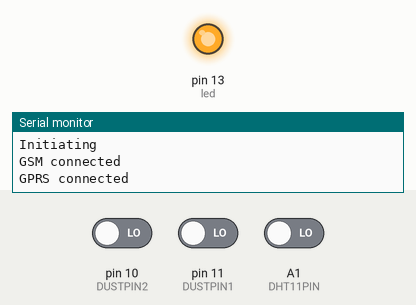
Simulated run of this sketch. Board: Arduino Uno, built for the host (arithmetic inside an expression is 32-bit, double 64-bit). Shown: output pins drawn as LEDs (lit = HIGH), the last lines printed to the serial monitor. The test bench sets the inputs (shaded band); at power-on: pin 10 (DUSTPIN2) LOW, pin 11 (DUSTPIN1) LOW, A1 (DHT11PIN) LOW. Web services answer with replies made up by the test bench.

Above: at 22.6 s.
At 34.36 s:
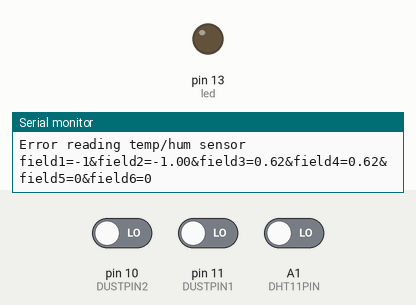
Timing chart, 0 to 42.7 s (numbered marks = the images above):
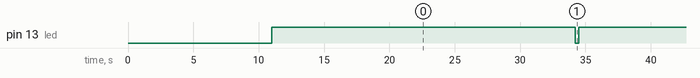

Measured:
- by itself, pin 13 (led): alternates HIGH for 24.1 s and LOW for 0.27 s

The sketch:

project.ino
```cpp
#include <GSM.h>
#include <SoftwareSerial.h>
#include "ServerConnection.h"

/* Temperature and humidity sensor pin configuration */
#define DHT11PIN A1

SoftwareSerial droneSerial(8, 9); // RX pin, TX pin

/* Dust sensor configuration */
#define DUSTPIN1 11 // Pin connected to the sensor's P1
#define DUSTPIN2 10 // Pin connected to the sensor's P2
#define DUSTSAMPLETIME 15000 // Total sample time (in ms)

//#define DRONE // Uncomment to send data to the drone's serial port
#define SEND_SERVER // Uncomment to send data to the thingspeak server

/* Data structs */
SensorData data;
ServerConnection connection;

// Turns the LED on or off
void blinkLED(boolean on)
{
  int led = 13;
  pinMode(led, OUTPUT);

  if (on) digitalWrite(led, HIGH);
  else digitalWrite(led, LOW);
}

void setup()
{
  Serial.begin(9600);
  Serial.println("Initiating");

#ifdef DRONE
  droneSerial.begin(9600);
#endif

#ifdef SEND_SERVER
  if (connection.init())
    blinkLED(true);
#endif

  data.config(DHT11PIN, DUSTPIN1, DUSTPIN2, DUSTSAMPLETIME);
}

void loop()
{
  data.read();

  if (data.isDataReady())
  {
    blinkLED(false);

#ifdef DRONE
    data.getGPSLocation(droneSerial);
#endif

#ifdef SEND_SERVER
    if (connection.sendData(data))
      blinkLED(true);
    else {
      blinkLED(true);
      delay(500);
      blinkLED(false);
      delay(250);
      blinkLED(true);
      delay(500);
    }
#endif
  }
}
```

SensorData.h
```cpp
#ifndef SENSORDATA_H
#define SENSORDATA_H

#include <Arduino.h>
#include <SoftwareSerial.h>

#include "dust.h"
#include "dht11.h"

#define SENSOR_ERROR -1
#define SENSOR_OK 0

#define TH_SENSOR_ON // Uncomment to activate Temp/Hum sensor
#define DUST_SENSOR_ON // Uncomment to activate Dust sensor

#define GPS_STR_SIZE 20

// Class designed for sensor data storage
class SensorData
{

private:
  boolean dhtReady;
  boolean dustReady;
  boolean sensingStarted;

public:
  DHT11 dht; // Temp/Hum data storage
  DustSensor dust; // Dust data storage
  char* latitude; // GPS latitude of the reading
  char* longitude; // GPS longitude of the reading

public:

  SensorData()
  {
    sensingStarted = false;
    latitude = new char[GPS_STR_SIZE];
    latitude[0] = '0';
    latitude[1] = 0;

    longitude = new char[GPS_STR_SIZE];
    longitude[0] = '0';
    longitude[1] = 0;
  }

  void config(int dhtPin, int dustPin1, int dustPin2, int dustSampleTime)
  {
    dht.config(dhtPin);
    dust.config(dustPin1, dustPin2, dustSampleTime);
  }

  // Takes a sensor reading
  void read()
  {
#ifdef DUST_SENSOR_ON
    if (dust.read() == ERROR)
      Serial.println("Error reading dust sensor");
#endif

#ifdef TH_SENSOR_ON

#ifdef DUST_SENSOR_ON
    if (dust.isDataReady())
#endif
      if (dht.read() == ERROR)
        Serial.println("Error reading temp/hum sensor");

#endif
  }

  // Returns the temperature value (in Celsius)
  int getTemperature()
  {
    return dht.temperature;
  }

  // Returns the humidity value (in %)
  int getHumidity()
  {
    return dht.humidity;
  }

  // Returns the particulate concentration (>= 1 um)
  float getDustConcentration1()
  {
    return dust.concentrationP1;
  }

  // Returns the particulate concentration (>= 2.5 um)
  float getDustConcentration2()
  {
    return dust.concentrationP2;
  }

  // Resets the data after a reading
  void resetData()
  {
#ifdef TH_SENSOR_ON
    dht.resetData();
#endif

#ifdef DUST_SENSOR_ON
    dust.resetData();
#endif
  }

  // Checks if the data is all successfully collected and ready to be sent
  boolean isDataReady()
  {
    boolean dataReady = true;

#ifdef TH_SENSOR_ON
    dataReady &= dht.isDataReady();
#endif

#ifdef DUST_SENSOR_ON
    dataReady &= dust.isDataReady();
#endif

    return dataReady;
  }

  // Asks the Drone for GPS location
  // droneSerial: SoftwareSerial object to use in the communication
  // Returns true if the connection was successfull, false otherwise
  boolean getGPSLocation(SoftwareSerial &droneSerial)
  {
    int nAttempt = 0;

    boolean received = false;

    while (nAttempt < 2)
    {
      Serial.println("Sending GPS request...");
      droneSerial.println("*GPS!");
      Serial.println("Sent GPS request...");

      int i = 0, state = 0; // 1 -> getting latitude, 2 -> getting longitude
      char c;

      // Ups, latitude has more precision than expected or data is corrupted?! Try again
      if (i >= GPS_STR_SIZE)
      {
        Serial.println("ALERT!");
        continue;
      }

      int serialTimeout = 0;

      while (!received && serialTimeout < 50)
      {
        while (droneSerial.available() > 0 && !received)
        {
          c = droneSerial.read();

          // If it's a digit, . or -, continue to fill the buffer with it
          if ((isdigit(c) || c == '-' || c == '.') && state == 1)
            latitude[i++] = c;

          else if ((isdigit(c) || c == '-' || c == '.') && state == 2)
            longitude[i++] = c;

          // Latitude was obtained, let's obtain the longitude
          else if (c == ',' && state == 1)
          {
            i = 0;
            state = 2;
          }

          // Longitude was obtained, let's end the communication
          else if (c == '!' && state == 2)
          {
            received = true;
            break;
          }

          // The string received was not valid, start again
          else
          {
            memset(latitude, 0, GPS_STR_SIZE);
            memset(longitude, 0, GPS_STR_SIZE);
            i = 0;
            state = 1;
          }
        }

        if (!received)
        {
          delay(100);
          serialTimeout++;
        }
      }

      if (received)
      {
        Serial.println(latitude);
        Serial.println(longitude);

        droneSerial.println("*GPS_ACK!");
        Serial.println("Sent ACK command!");

        return true;
      }

      else
        Serial.println("Error GPS location");

      nAttempt++;
    }

    latitude[0] = '0';
    latitude[1] = 0;
    longitude[0] = '0';
    longitude[1] = 0;

    Serial.println("Giving up..");

    return false;
  }
};

#endif
```

ServerConnection.h
```cpp
#ifndef SERVERCOM_H
#define SERVERCOM_H

#include "SensorData.h"
#include <GSM.h>

#define PINNUMBER "" // Pin number of your SIM Card

// The following directives are related to the GPRS connection
// Please fill with your mobile carrier's correct data
#define GPRS_APN "umts"
#define GPRS_LOGIN ""
#define GPRS_PASSWORD ""

#define THINGSPEAK_API_KEY "6AEGT8V0J3ZS77S8"

#define SERVER  "api.thingspeak.com"
#define POST_STR_LENGTH 100
#define FLOAT_STR_LENGTH 18
#define floatToString(f_value, precision, str) dtostrf(f_value, 0, precision, str)

class ServerConnection
{

private:
  GSMClient client;
  GPRS gprs;
  GSM gsmAccess;

public:

  // Initiates the server connection
  boolean init()
  {
    while (true)
    {
      delay(5000);
      if (gsmAccess.begin(PINNUMBER) == GSM_READY)
      {
        Serial.println("GSM connected");
        delay(3000);
        if (gprs.attachGPRS(GPRS_APN, GPRS_LOGIN, GPRS_PASSWORD) == GPRS_READY)
        {
          Serial.println("GPRS connected");
          break;
        }

        else
          Serial.println("GPRS not connected");
      }

      else
        Serial.println("GSM not connected");
    }

    return true;
  }

  // Erases the GPRS client's buffer
  void emptyClientBuffer()
  {
    while (client.available())
      char c = client.read();

    if (!client.connected())
      client.stop();
  }

  // Waits for a "200 OK" response from the HTTP Post
  boolean waitOkResponse()
  {
    char okStatus[] = "200 OK";
    int k=0, timeout_value=0;

    while(timeout_value < 100)
    {
      if (client.available())
      {
        while(client.available())
        {
          char char_response = client.read();
          //Serial.print(char_response);

          if(char_response == okStatus[k])
          {
            k++;

            if(k+1 == strlen(okStatus))
            {
              Serial.println("Received 200 OK");
              emptyClientBuffer();
              return true;
            }
          }

          else
            k=0;
        }
      }
      else
      {
        timeout_value++;
        delay(200);
      }
    }

    Serial.println("Didnt receive 200 OK");
    emptyClientBuffer();
    return false;
  }

  // Sends the data to the server, and resets its values after it
  boolean sendData(SensorData &data)
  {
    int attempt_n = 1;

    while (attempt_n < 3)
    {
      emptyClientBuffer();

      if (!client.connected())
      {
        data.resetData();

        char http_post_str[POST_STR_LENGTH]; // char buffer to save the string to the http post
        char buf_aux[FLOAT_STR_LENGTH], buf_aux2[FLOAT_STR_LENGTH + 10]; //auxiliar float -> string
        int str_size = 0;

        str_size = snprintf(http_post_str, POST_STR_LENGTH, "field1=%d", data.getHumidity());

        for(int i=2; i <= 6; i++)
        {
          double value;

          if (i == 2)
            value = data.getTemperature();
          else if (i == 3)
            value = data.getDustConcentration1();
          else if (i == 4)
            value = data.getDustConcentration2();

          if (i != 5 && i != 6)
          {
            floatToString(value, 2, buf_aux);
            snprintf(buf_aux2, FLOAT_STR_LENGTH + 10, "&field%d=%s", i, buf_aux);
          }

          else if (i == 5)
            snprintf(buf_aux2, FLOAT_STR_LENGTH + 10, "&field%d=%s", i, data.latitude);

          else
            snprintf(buf_aux2, FLOAT_STR_LENGTH + 10, "&field%d=%s", i, data.longitude);


          strcat(http_post_str, buf_aux2);
        }

        Serial.println(http_post_str);

        if (client.connect(SERVER, 80))
        {
          Serial.println("connecting...");

          // HTTP POST
          client.print("POST /update HTTP/1.1\n");
          client.print("Host: api.thingspeak.com\n");
          client.print("Connection: close\n");
          client.print("X-THINGSPEAKAPIKEY: ");
          client.print(THINGSPEAK_API_KEY);
          client.print("\n");
          client.print("Content-Type: application/x-www-form-urlencoded\n");
          client.print("Content-Length: ");
          client.print(strlen(http_post_str));
          client.print("\n\n");
          client.print(http_post_str);

          Serial.println("done...");

          return waitOkResponse();
        }
        else
        {
          attempt_n++;

          // if you couldn't make a connection:
          Serial.print("connection failed at attempt");
          Serial.println(attempt_n);
          client.stop();
        }
      }
    }

    return false;
  }
};

#endif
```

dht11.h
```cpp
// (licence header left out)
#ifndef dht11_h
#define dht11_h

#if ARDUINO >= 100
#include "Arduino.h"
#else
#include "WProgram.h"
#endif

#define DHT11_CHECKSUM_ERROR -1
#define DHT11_TIMEOUT_ERROR -2
#define DHT11LIB_VERSION "0.3.2"

#define OK 0
#define ERROR 1
#define WAITING 2

class DHT11
{
private:
  unsigned long sensorPin;
  boolean dataReady;
  int errorAttempt;

  int readSensor()
  {
    // BUFFER TO RECEIVE
    uint8_t bits[5];
    uint8_t cnt = 7;
    uint8_t idx = 0;

    // EMPTY BUFFER
    for (int i=0; i< 5; i++) bits[i] = 0;

    // REQUEST SAMPLE
    pinMode(sensorPin, OUTPUT);
    digitalWrite(sensorPin, LOW);
    delay(18);
    digitalWrite(sensorPin, HIGH);
    delayMicroseconds(40);
    pinMode(sensorPin, INPUT);

    // ACKNOWLEDGE or TIMEOUT
    unsigned int loopCnt = 10000;
    while(digitalRead(sensorPin) == LOW)
      if (loopCnt-- == 0) return -2;

    loopCnt = 10000;
    while(digitalRead(sensorPin) == HIGH)
      if (loopCnt-- == 0) return -2;

    // READ OUTPUT - 40 BITS => 5 BYTES or TIMEOUT
    for (int i=0; i<40; i++)
    {
      loopCnt = 10000;
      while(digitalRead(sensorPin) == LOW)
        if (loopCnt-- == 0) return -2;

      unsigned long t = micros();

      loopCnt = 10000;
      while(digitalRead(sensorPin) == HIGH)
        if (loopCnt-- == 0) return -2;

      if ((micros() - t) > 40) bits[idx] |= (1 << cnt);

      if (cnt == 0)   // next byte?
      {
        cnt = 7;    // restart at MSB
        idx++;      // next byte!
      }
      else cnt--;
    }

    // WRITE TO RIGHT VARS
    // as bits[1] and bits[3] are allways zero they are omitted in formulas.
    humidity    = bits[0];
    temperature = bits[2];

    uint8_t sum = bits[0] + bits[2];

    if (bits[4] != sum) return -1;

    return 0;
  }

public:
  long humidity, temperature;

  DHT11()
  {
    humidity = 0;
    temperature = 0;

    errorAttempt = 0;
    dataReady = false;
    sensorPin = 0;
  }

  void config(unsigned long usedPin)
  {
    sensorPin = usedPin;
  }

  boolean isDataReady()
  {
    return dataReady;
  }

  void resetData()
  {
    dataReady = false;
  }

  int read()
  {
    if (isDataReady())
      return OK;

    int status = readSensor();

    if (status == DHT11_CHECKSUM_ERROR || status == DHT11_TIMEOUT_ERROR)
    {
      humidity = -1;
      temperature = -1;
      errorAttempt++;
      delay(1000);

      if (errorAttempt > 5) // Error timeout, upload (-1, -1) to the server
      {
        dataReady = true;
        errorAttempt = 0;
        return OK;
      }

      return ERROR;
    }

    errorAttempt = 0;
    dataReady = true;
    return OK;
  }
};

#endif
```

dust.h
```cpp
/* Grove - Dust Sensor Demo v1.0
 Interface to Shinyei Model PPD42NS Particle Sensor
 Program by Christopher Nafis
 Written April 2012

 http://www.seeedstudio.com/depot/grove-dust-sensor-p-1050.html
 http://www.sca-shinyei.com/pdf/PPD42NS.pdf

 Based on the source code of DustDuino too (https://github.com/NodeJournalism/DustDuino).
 */

#ifndef DUST_H
#define DUST_H

#if ARDUINO >= 100
#include "Arduino.h"
#else
#include "WProgram.h"
#endif

#define OK 0
#define ERROR 1
#define WAITING 2

class DustSensor
{
private:
  unsigned long starttime;
  unsigned long sampletime_ms;
  boolean dataReady, startedSample; // indicates if the data is ready to be sent

  unsigned long sensorPin1, triggerOnP1, triggerOffP1, pulseLengthP1, durationP1;
  float ratioP1;
  int valP1;
  boolean triggerP1;

  unsigned long sensorPin2, triggerOnP2, triggerOffP2, pulseLengthP2, durationP2;
  float ratioP2;
  int valP2;
  boolean triggerP2;

public:
  float concentrationP1, concentrationP2, concentration;

  DustSensor()
  {
    dataReady = false;
    startedSample = false;
    starttime = 0;
    sampletime_ms = 0;

    sensorPin1 = 0;
    sensorPin2 = 0;

    concentrationP1 = 0;
    concentrationP2 = 0;

    valP1 = HIGH;
    triggerP1 = false;

    valP2 = HIGH;
    triggerP2 = false;
  }

  void config(int usedPin1, int usedPin2, unsigned long sampletime_ms)
  {
    this->sampletime_ms = sampletime_ms;

    sensorPin1 = usedPin1;
    sensorPin2 = usedPin2;

    pinMode(sensorPin1,INPUT);
    pinMode(sensorPin2,INPUT);
  }

  void resetData()
  {
    dataReady = false;
  }

  boolean isDataReady()
  {
    return dataReady;
  }

  int read()
  {
    if (isDataReady())
      return OK;

    if (!startedSample)
    {
      startedSample = true;
      starttime = millis();
    }

    valP1 = digitalRead(sensorPin1);
    valP2 = digitalRead(sensorPin2);

    if(valP1 == LOW && triggerP1 == false)
    {
      triggerP1 = true;
      triggerOnP1 = micros();
    }

    if (valP1 == HIGH && triggerP1 == true)
    {
      triggerOffP1 = micros();
      pulseLengthP1 = triggerOffP1 - triggerOnP1;
      durationP1 += pulseLengthP1;
      triggerP1 = false;
    }

    if(valP2 == LOW && triggerP2 == false)
    {
      triggerP2 = true;
      triggerOnP2 = micros();
    }

    if (valP2 == HIGH && triggerP2 == true)
    {
      triggerOffP2 = micros();
      pulseLengthP2 = triggerOffP2 - triggerOnP2;
      durationP2 += pulseLengthP2;
      triggerP2 = false;
    }

    if ((millis() - starttime) > sampletime_ms) // if it reaches the sample time
    {
      ratioP1 = durationP1 / (sampletime_ms * 10.0);  // Integer percentage 0=>100
      concentrationP1 = 1.1*pow(ratioP1,3) - 3.8*pow(ratioP1,2) + 520*ratioP1 + 0.62; // using spec sheet curve

      ratioP2 = durationP2 / (sampletime_ms * 10.0);  // Integer percentage 0=>100
      concentrationP2 = 1.1*pow(ratioP2,3) - 3.8*pow(ratioP2,2) + 520*ratioP2 + 0.62; // using spec sheet curve

      startedSample = false;
      durationP1 = 0;
      durationP2 = 0;

      dataReady = true;
      return OK;
    }

    return WAITING;
  }
};

#endif
```
